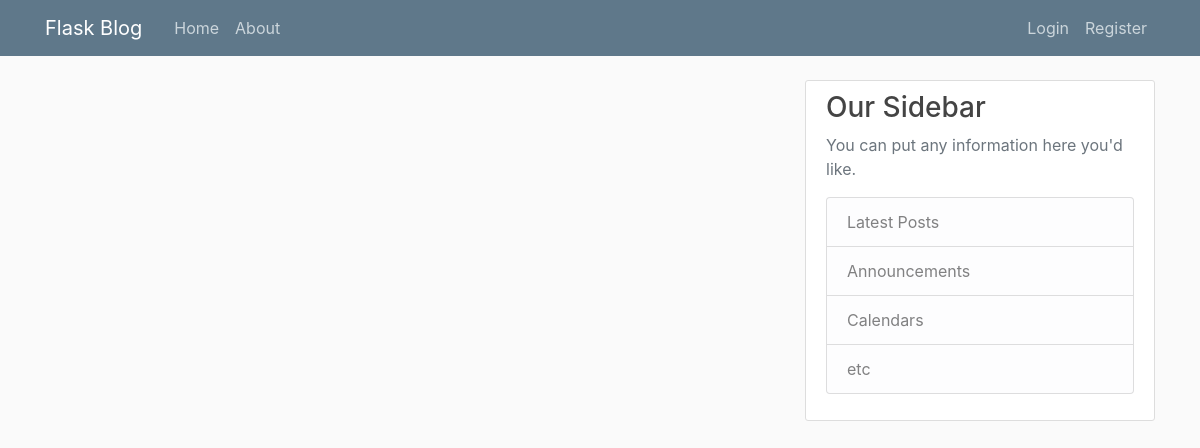
The app's page /home, older data.
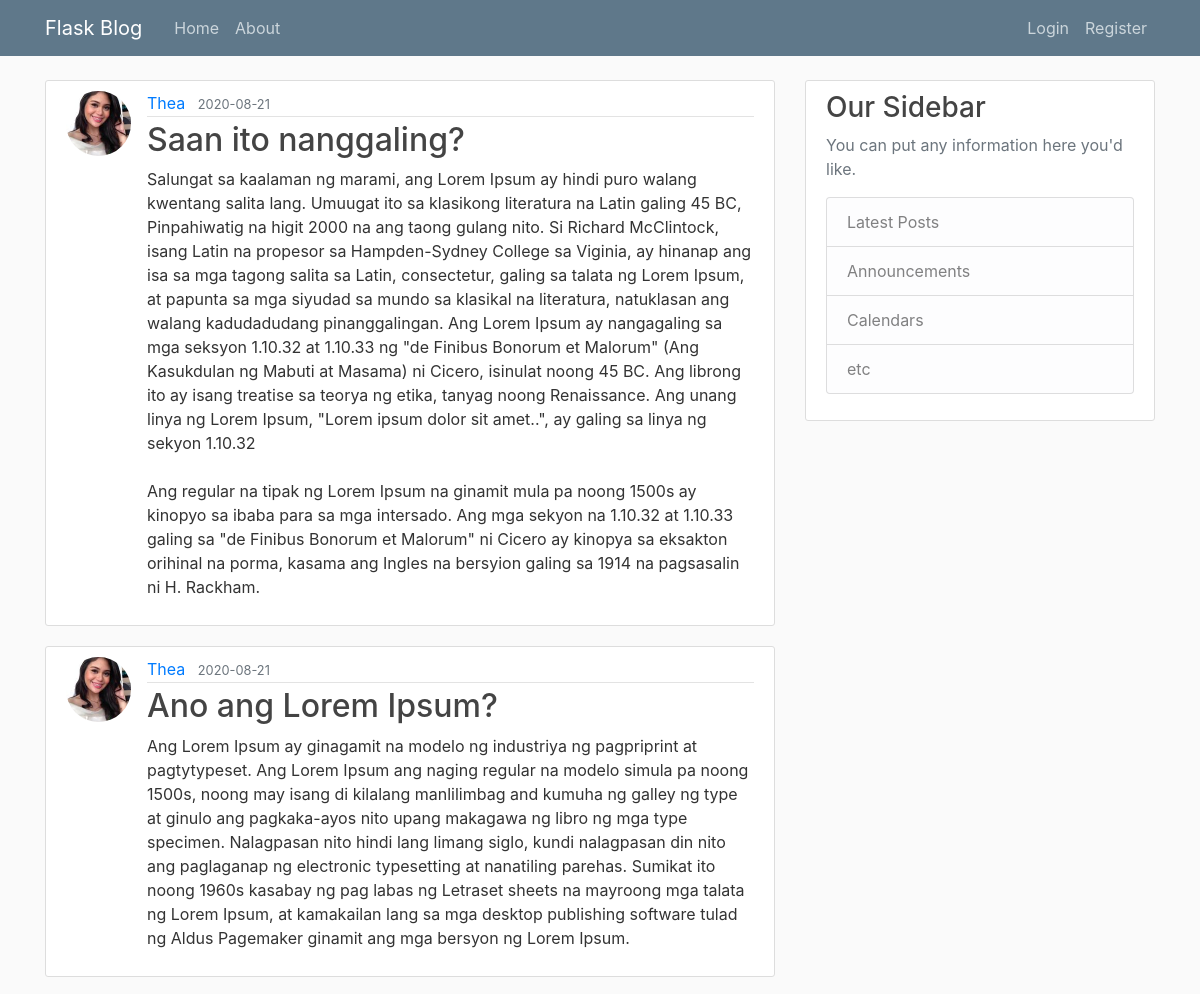
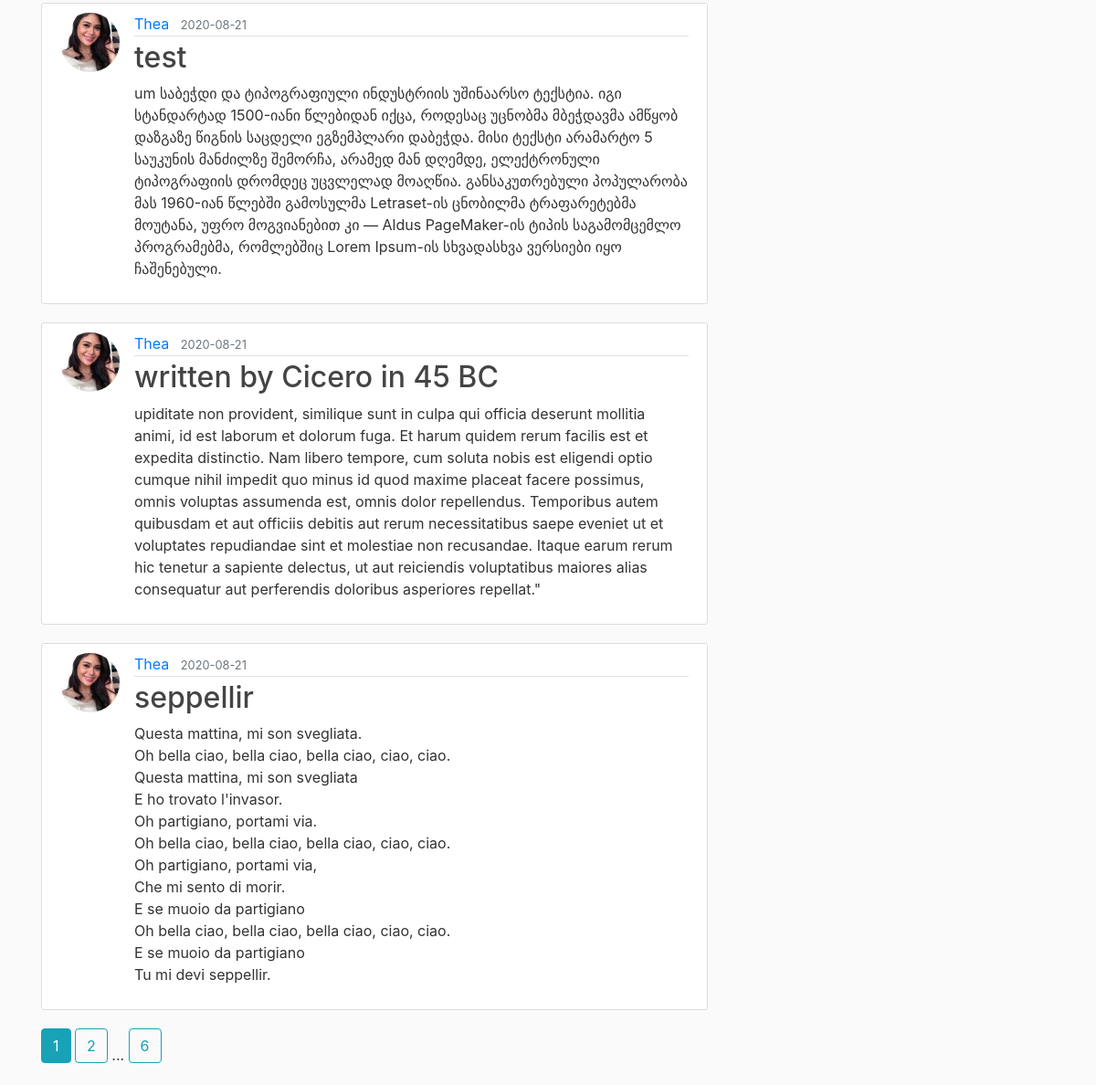
The same page, newer data (2 pictures, top to bottom).
### flaskblog/models.py (models this page shows, shortened)
class Post(db.Model):
    id = db.Column(db.Integer, primary_key=True)
    title = db.Column(db.String(100), nullable=False)
    date_posted = db.Column(db.DateTime, nullable=False, default=datetime.utcnow)
    content = db.Column(db.Text, nullable=False)
    user_id = db.Column(db.Integer, db.ForeignKey('user.id'), nullable=False)

class User(db.Model, UserMixin):
    id = db.Column(db.Integer, primary_key=True)
    username = db.Column(db.String(20), unique=True, nullable=False)
    email = db.Column(db.String(120), unique=True, nullable=False)
    image_file = db.Column(db.String(20), nullable=False, default='default.jpg')
    password = db.Column(db.String(60), nullable=False)
    posts = db.relationship('Post', backref='author', lazy=True)

### flaskblog/main/routes.py (the view)
@main.route("/")
@main.route("/home")
def home():
    page = request.args.get('page', 1, type=int)
    posts = Post.query.order_by(Post.date_posted.desc()).paginate(page=page, per_page=5)
    return render_template('home.html', posts=posts)

### flaskblog/templates/home.html
{% extends "layout.html" %}
{% block content %}
    {% for post in posts.items %}
        <article class="media content-section">
          <img src="{{ url_for('static', filename='profile_pics/' + post.author.image_file) }}" class="rounded-circle article-img" alt="">
          <div class="media-body">
            <div class="article-metadata">
              <a class="mr-2" href="{{ url_for('users.user_posts', username=post.author.username) }}">{{ post.author.username }}</a>
              <small class="text-muted">{{ post.date_posted.strftime('%Y-%m-%d') }}</small>
            </div>
            <h2><a class="article-title" href="{{ url_for('posts.post', post_id=post.id) }}">{{ post.title }}</a></h2>
            <p class="article-content">{{ post.content }}</p>
          </div>
        </article>
    {% endfor %}
    {% for page_num in posts.iter_pages(left_edge=1, right_edge=1, left_current=1, right_current=2) %}
      {% if page_num %}
        {% if posts.page == page_num %}
            <a class="btn btn-info mb-4" href="{{ url_for('main.home', page=page_num) }}">{{ page_num }}</a>
          {% else %}
            <a class="btn btn-outline-info mb-4" href="{{ url_for('main.home', page=page_num) }}">{{ page_num }}</a>
        {% endif %}
      {% else %}
        ...
      {% endif %}
    {% endfor %}
{% endblock content %}

### flaskblog/templates/layout.html (shortened to what this page needs)
<!DOCTYPE html>
<html>
<head>
    <link rel="stylesheet" href="https://maxcdn.bootstrapcdn.com/bootstrap/4.0.0/css/bootstrap.min.css">
    <link rel="stylesheet" type="text/css" href="{{ url_for('static', filename='main.css') }}">
</head>
<body>
    <header class="site-header">
      <nav class="navbar navbar-expand-md navbar-dark bg-steel fixed-top">
        <div class="container">
          <a class="navbar-brand mr-4" href="/">Flask Blog</a>
          <div class="collapse navbar-collapse" id="navbarToggle">
            <div class="navbar-nav mr-auto">
              <a class="nav-item nav-link" href="{{ url_for('main.home') }}">Home</a>
              <a class="nav-item nav-link" href="{{ url_for('main.about') }}">About</a>
            </div>
            <div class="navbar-nav">
              {% if current_user.is_authenticated %}
                <a class="nav-item nav-link" href="{{ url_for('posts.new_post') }}">New Post</a>
                <a class="nav-item nav-link" href="{{ url_for('users.account') }}">Account</a>
                <a class="nav-item nav-link" href="{{ url_for('users.logout') }}">Logout</a>
              {% else %}
                <a class="nav-item nav-link" href="{{ url_for('users.login') }}">Login</a>
                <a class="nav-item nav-link" href="{{ url_for('users.register') }}">Register</a>
              {% endif %}
            </div>
          </div>
        </div>
      </nav>
    </header>
    <main role="main" class="container">
      <div class="row">
        <div class="col-md-8">
          {% block content %}{% endblock %}
        </div>
        <div class="col-md-4">
          <div class="content-section">
            <h3>Our Sidebar</h3>
            <p class='text-muted'>You can put any information here you'd like.
              <ul class="list-group">
                <li class="list-group-item list-group-item-light">Latest Posts</li>
                <li class="list-group-item list-group-item-light">Announcements</li>
                <li class="list-group-item list-group-item-light">Calendars</li>
                <li class="list-group-item list-group-item-light">etc</li>
              </ul>
            </p>
          </div>
        </div>
      </div>
    </main>
</body>
</html>

### flaskblog/static/main.css (style rules this page uses)
body { background: #fafafa; color: #333333; margin-top: 5rem; }
h1, h2, h3, h4, h5, h6 { color: #444444; }
.bg-steel { background-color: #5f788a; }
.site-header .navbar-nav .nav-link { color: #cbd5db; }
.content-section { background: #ffffff; padding: 10px 20px; border: 1px solid #dddddd; border-radius: 3px; margin-bottom: 20px; }
.article-title { color: #444444; }
.article-content { white-space: pre-line; }
.article-img { height: 65px; width: 65px; margin-right: 16px; }
.article-metadata { padding-bottom: 1px; margin-bottom: 4px; border-bottom: 1px solid #e3e3e3 }

Row changes from the older to the newer data that the page shows:
added Post: image_file (picture), author.username "Thea", date_posted "2020-08-21", title "Saan ito nanggaling?", content "Salungat sa kaalaman ng marami, ang Lorem Ipsum ay hindi puro walang kwentang salita lang. Umuugat ito sa klasikong literatura na Latin galing 45 BC, Pinpahiwatig na higit 2000 na ang taong gulang nito. Si Richard McClintock, isang Latin na propesor sa Hampden-Sydney College sa Viginia, ay hinanap ang isa sa mga tagong salita sa Latin, consectetur, galing sa talata ng Lorem Ipsum, at papunta sa mga siyudad sa mundo sa klasikal na literatura, natuklasan ang walang kadudadudang pinanggalingan. Ang Lorem Ipsum ay nangagaling sa mga seksyon 1.10.32 at 1.10.33 ng \"de Finibus Bonorum et Malorum\" (Ang Kasukdulan ng Mabuti at Masama) ni Cicero, isinulat noong 45 BC. Ang librong ito ay isang…"
added Post: image_file (picture), author.username "Thea", date_posted "2020-08-21", title "Ano ang Lorem Ipsum?", content "Ang Lorem Ipsum ay ginagamit na modelo ng industriya ng pagpriprint at pagtytypeset. Ang Lorem Ipsum ang naging regular na modelo simula pa noong 1500s, noong may isang di kilalang manlilimbag and kumuha ng galley ng type at ginulo ang pagkaka-ayos nito upang makagawa ng libro ng mga type specimen. Nalagpasan nito hindi lang limang siglo, kundi nalagpasan din nito ang paglaganap ng electronic typesetting at nanatiling parehas. Sumikat ito noong 1960s kasabay ng pag labas ng Letraset sheets na mayroong mga talata ng Lorem Ipsum, at kamakailan lang sa mga desktop publishing software tulad ng Aldus Pagemaker ginamit ang mga bersyon ng Lorem Ipsum."
added Post: image_file (picture), author.username "Thea", date_posted "2020-08-21", title "test", content "um საბეჭდი და ტიპოგრაფიული ინდუსტრიის უშინაარსო ტექსტია. იგი სტანდარტად 1500-იანი წლებიდან იქცა, როდესაც უცნობმა მბეჭდავმა ამწყობ დაზგაზე წიგნის საცდელი ეგზემპლარი დაბეჭდა. მისი ტექსტი არამარტო 5 საუკუნის მანძილზე შემორჩა, არამედ მან დღემდე, ელექტრონული ტიპოგრაფიის დრომდეც უცვლელად მოაღწია. განსაკუთრებული პოპულარობა მას 1960-იან წლებში გამოსულმა Letraset-ის ცნობილმა ტრაფარეტებმა მოუტანა, უფრო მოგვიანებით კი — Aldus PageMaker-ის ტიპის საგამომცემლო პროგრამებმა, რომლებშიც Lorem Ipsum-ის სხვადასხვა ვერსიები იყო ჩაშენებული."
added Post: image_file (picture), author.username "Thea", date_posted "2020-08-21", title "written by Cicero in 45 BC", content "upiditate non provident, similique sunt in culpa qui officia deserunt mollitia animi, id est laborum et dolorum fuga. Et harum quidem rerum facilis est et expedita distinctio. Nam libero tempore, cum soluta nobis est eligendi optio cumque nihil impedit quo minus id quod maxime placeat facere possimus, omnis voluptas assumenda est, omnis dolor repellendus. Temporibus autem quibusdam et aut officiis debitis aut rerum necessitatibus saepe eveniet ut et voluptates repudiandae sint et molestiae non recusandae. Itaque earum rerum hic tenetur a sapiente delectus, ut aut reiciendis voluptatibus maiores alias consequatur aut perferendis doloribus asperiores repellat.\""
added Post: image_file (picture), author.username "Thea", date_posted "2020-08-21", title "seppellir", content "Questa mattina, mi son svegliata. Oh bella ciao, bella ciao, bella ciao, ciao, ciao. Questa mattina, mi son svegliata E ho trovato l'invasor. Oh partigiano, portami via. Oh bella ciao, bella ciao, bella ciao, ciao, ciao. Oh partigiano, portami via, Che mi sento di morir. E se muoio da partigiano Oh bella ciao, bella ciao, bella ciao, ciao, ciao. E se muoio da partigiano Tu mi devi seppellir."
Text that changed along with them:
new list line: "1"
new list line: "2"
new list line: "6"
